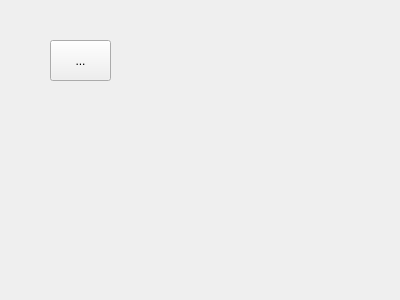
<?xml version="1.0" encoding="UTF-8"?>
<ui version="4.0">
 <class>Form</class>
 <widget class="QWidget" name="Form">
  <property name="geometry">
   <rect>
    <x>0</x>
    <y>0</y>
    <width>400</width>
    <height>300</height>
   </rect>
  </property>
  <property name="windowTitle">
   <string>Form</string>
  </property>
  <widget class="QToolButton" name="toolButton">
   <property name="geometry">
    <rect>
     <x>50</x>
     <y>40</y>
     <width>61</width>
     <height>41</height>
    </rect>
   </property>
   <property name="text">
    <string>...</string>
   </property>
  </widget>
 </widget>
 <resources/>
 <connections/>
</ui>
